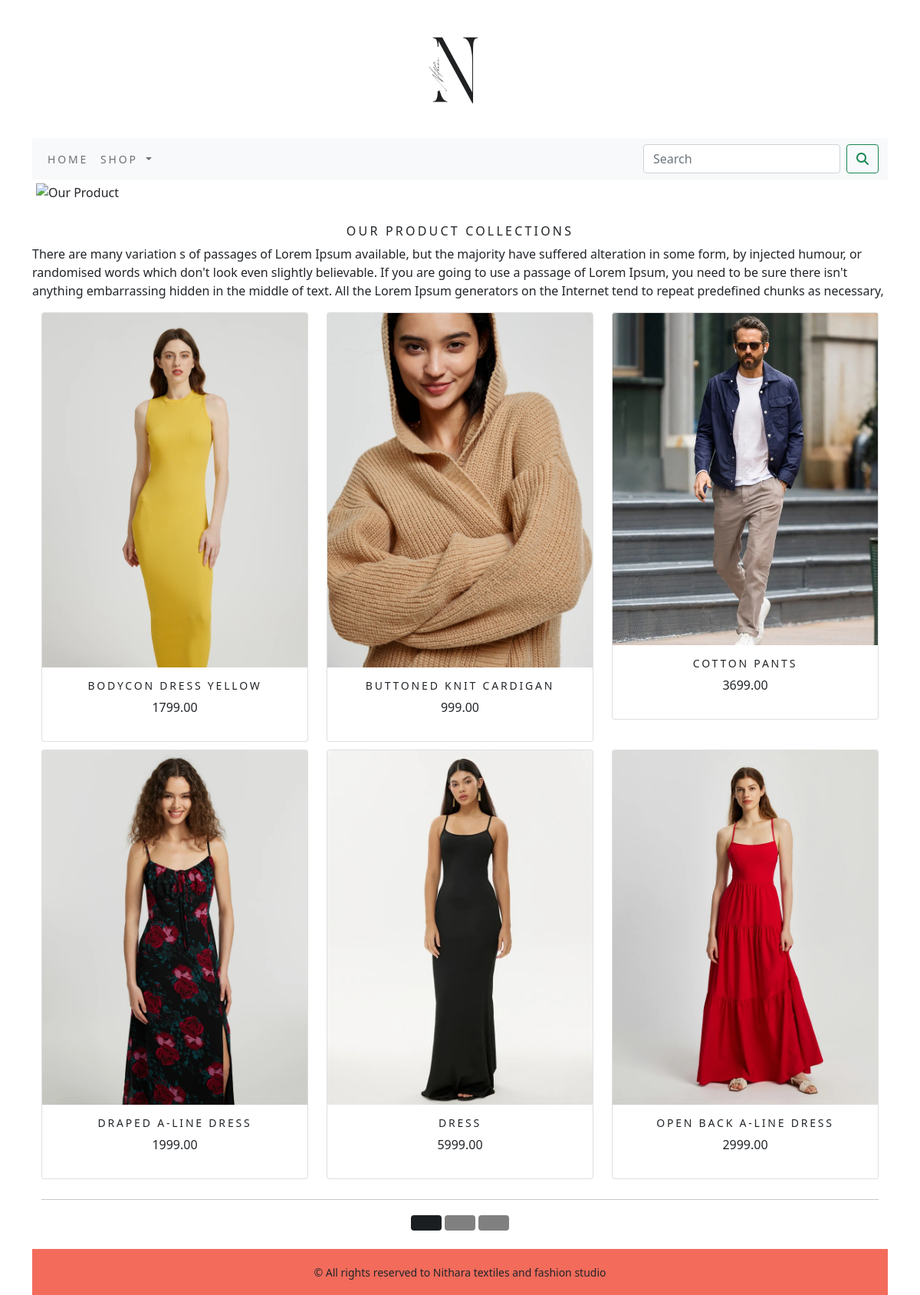
The app's page /shop/ with its own data.
### shop/models.py (models this page shows, shortened)
class Product(models.Model):
    name=models.CharField(unique=True,max_length=500)
    slug=models.SlugField(unique=True,max_length=500)
    description=models.TextField(blank=True)
    price=models.DecimalField(max_digits=10,decimal_places=2)
    category=models.ForeignKey(Category,on_delete=models.CASCADE)
    image=models.ImageField(upload_to='product',blank=True)
    stock=models.IntegerField()
    available=models.BooleanField(default=True)
    created=models.DateTimeField(auto_now_add=True)
    updated=models.DateTimeField(auto_now=True)
    class Meta:
        ordering=('name',)
        verbose_name='product'
        verbose_name_plural='products'
    def get_url(self):
            return reverse('shop:product_details_by_category',args=[self.category.slug,self.slug])

### shop/views.py (the view)
# urls.py: path('',views.AllProducts,name='AllProducts'),
def AllProducts(request,cat_slug=None):
    cat_page=None
    product_list=None
    if cat_slug!= None:
        cat_page=get_object_or_404(Category,slug=cat_slug)
        product_list=Product.objects.all().filter(category=cat_page,available=True)
    else:
        product_list=Product.objects.all().filter(available=True)
    paginator=Paginator(product_list,6)
    try:
        page=int(request.GET.get('page','1'))
    except:
        page=1
    try:
        products=paginator.page(page)
    except (EmptyPage,InvalidPage):
        products=paginator.page(paginator.num_pages)
    return render(request,'category.html',{'category':cat_page,'products':products})

### cart/context_processors.py (called while the page is built)
def counter(request):
    item_count=0
    if 'admin' in request.path:
        return {}
    else:
        try:
            cart=Cart.objects.filter(cart_id=_cart_id(request))
            cart_items=Cart_Item.objects.all().filter(cart=cart[:1])
            for cart_item in cart_items:
                item_count+=cart_item.quantity
        except Cart.DoesNotExist:
            item_count=0
    return dict(item_count=item_count)

### cart/views.py (called while the page is built)
def _cart_id(request):
    cart=request.session.session_key
    if not cart:
        cart = request.session.create()
    return cart

### shop/context_processors.py (called while the page is built)
def menu_links(request):
    links=Category.objects.all()
    return dict(links=links)

### shop/models.py (called while the page is built)
    def get_url(self):
            return reverse('shop:product_by_category',args=[self.slug])

### templates/category.html (shortened to what this page needs)
{% extends "base.html" %}
{% load static %}
{% block content %}
<div class="mx_auto">
  {% if category %}
  <img class="my_image" src="{{category.image.url}}" alt="{{category.name}}" />
</div>
<br>
<div>
  <h1 class="text-center my_title">{{category.name}}</h1>
  <p class="text-justify">{{category.description}}</p>
</div>
{% else %}
<div>
  <img
    class="my_image my_image_padding"src="{% static 'img/banner.png' %}"alt="Our Product"/>
</div>
<br>
<div>
  <h1 class="text-center my_title">Our product Collections</h1>
  <p class="text-justify">
    There are many variation s of passages of Lorem Ipsum available, but the
    majority have suffered alteration in some form, by injected humour, or
    randomised words which don't look even slightly believable. If you are going
    to use a passage of Lorem Ipsum, you need to be sure there isn't anything
    embarrassing hidden in the middle of text. All the Lorem Ipsum generators on
    the Internet tend to repeat predefined chunks as necessary,
  </p>
</div>
{% endif %}
<div class="container">
  <div class="row mx_auto">
    {% for product in products.object_list %}
    <div class="my_bottom_margin col-9 col-sm-12 col-md-4 col-lg-4">
      <div class="card text-center" style="min-width: 18rem">
        <a href="{{product.get_url}}"><img class="card-img-top my_image"src="{{product.image.url}}"alt="{{product.name}}"/></a>
        <div class="card-body">
          <h4>{{product.name}}</h4>
          <p>{{product.price}}</p>
        </div>
      </div>
    </div>
    {% endfor %}
  </div>
  <div class="mx_auto">
    {% if products.paginator.num_pages > 1 %}
   <hr>
    <div class="text-center">
      {% for pg in products.paginator.page_range %}
      <a href="?page={{pg}}"  class="btn btn-dark btn-md page-button{% if products.number == pg %} active {% endif %}"{{pg}}></a>
      {% endfor %}
    </div>
    {% endif %}
  </div>
  <br>
</div>
{% endblock %}

### templates/base.html (shortened to what this page needs)
{% load static %}
<!DOCTYPE html>
<html lang="en">
<head>
    <link href="{%static 'css/custom.css' %}" rel="stylesheet" >
    <link href="{%static 'css/bootstrap.min.css' %}" rel="stylesheet" >
</head>
<body>
<div class="container">
{% include "header.html" %}
{% include "navbar.html" %}
{% block content %}
{% endblock %}
</div>
{% include "footer.html" %}
</body>
</html>

### templates/header.html
{% load static %}
<header>
    <center>
       <a href="{% url 'shop:AllProducts' %}"> <img src="{% static 'img/logo3.png' %}" alt="noimg" width="150px" height="180-px">
    </center>
</header>

### templates/navbar.html (shortened to what this page needs)
{% load static %}
<nav class="navbar navbar-expand-lg navbar-light bg-light">
  <div class="container-fluid">
    <div class="collapse navbar-collapse" id="navbarSupportedContent">
      <ul class="navbar-nav me-auto mb-2 mb-lg-0">
        <li class="nav-item">
          <a class="nav-link" href="{% url 'shop:AllProducts' %}">Home</a>
        </li>
        <li class="nav-item dropdown {% if 'shop' in request.path %} active {% endif %}">
          <a class="nav-link dropdown-toggle" href="#" id="navbarDropdown" role="button" data-bs-toggle="dropdown" aria-expanded="false">
            Shop
          </a>
        </li>
      </ul>
      <form class="d-flex" action="{% url 'search_app:SearchResult' %}" method="get">
        <input class="form-control me-2" name="q" type="search" placeholder="Search" aria-label="Search">
        <button class="btn btn-outline-success" type="submit"><i class="fa-solid fa-magnifying-glass"></i></button>
      </form>
    </div>
  </div>
</nav>

### templates/footer.html
<div class="footer navbar-fixed-bottom my_footer">
    <p class="text-center">&copy; All rights reserved to Nithara textiles and fashion studio</p>
</div>

### static/css/custom.css (style rules this page uses)
.nav-item { letter-spacing: .2em; font-size: 14px; text-transform: uppercase; }
.my_footer { background-color:#f26b5b; height: 60px; }
.my_footer p { padding-top:20px ; font-size: 14px; }
.my_image { width: 100%; height: auto; }
.my_title { font-size: 16px; text-transform: uppercase; letter-spacing: .2em; }
.my_image_padding { padding: 5px; }
.my_bottom_margin { margin-bottom: 10px; }
.card-body h4 { font-size: 14px; text-transform: uppercase; letter-spacing: .2em; }
.text-center .page-button { background-color: #808080; color: #ffffff; font-size: 16px; padding: 10px 20px; border: none; cursor: pointer; }

### records on screen
Product: image (picture), name "BODYCON DRESS YELLOW", price "1799.00"
Product: image (picture), name "BUTTONED KNIT CARDIGAN", price "999.00"
Product: image (picture), name "COTTON PANTS", price "3699.00"
Product: image (picture), name "DRAPED A-LINE DRESS", price "1999.00"
Product: image (picture), name "DRESS", price "5999.00"
Product: image (picture), name "OPEN BACK A-LINE DRESS", price "2999.00"
